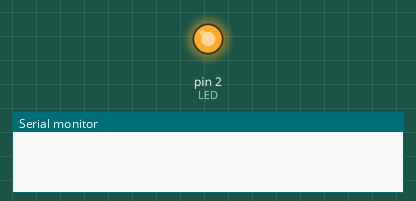
This sketch was run on a simulated Arduino Uno, built with avr-gcc and run on an emulated ATmega328P. Parts: output pins drawn as LEDs (lit = HIGH), the last lines printed to the serial monitor.

Above: at 1.0 s.
At 60.5 s:
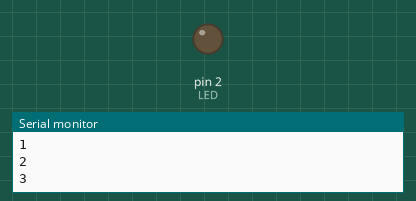
Timing chart, 0 to 65.0 s (numbered marks = the images above):
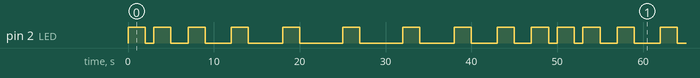

Measured:
- by itself, pin 2 (LED): repeats every 50.0 s: LOW 1.0 s, HIGH 2.0 s, LOW 2.0 s, HIGH 2.0 s, LOW 3.0 s, HIGH 2.0 s, LOW 4.0 s, 2 × (HIGH 2.0 s, LOW 5.0 s), HIGH 2.0 s, LOW 4.0 s, HIGH 2.0 s, LOW 3.0 s, HIGH 2.0 s, LOW 2.0 s, HIGH 2.0 s, LOW 1.0 s, HIGH 2.0 s
- by itself, everything shown: repeats every 50.0 s, in 20 steps

The sketch:

lab_1b.ino
```cpp
#define LED 2


void setup() {
  pinMode(LED, OUTPUT);
  Serial.begin(115200);

}

void loop() {
  for (int i = 1000; i<6000; i+=1000){
  if (i==0) continue;
  digitalWrite(LED, HIGH);

  delay(2000);
  digitalWrite(LED, LOW);
  Serial.println(abs(i)/1000);
  delay(abs(i));
  if (i == 5000) {
    i = -6000;
  }

  }
}
```
